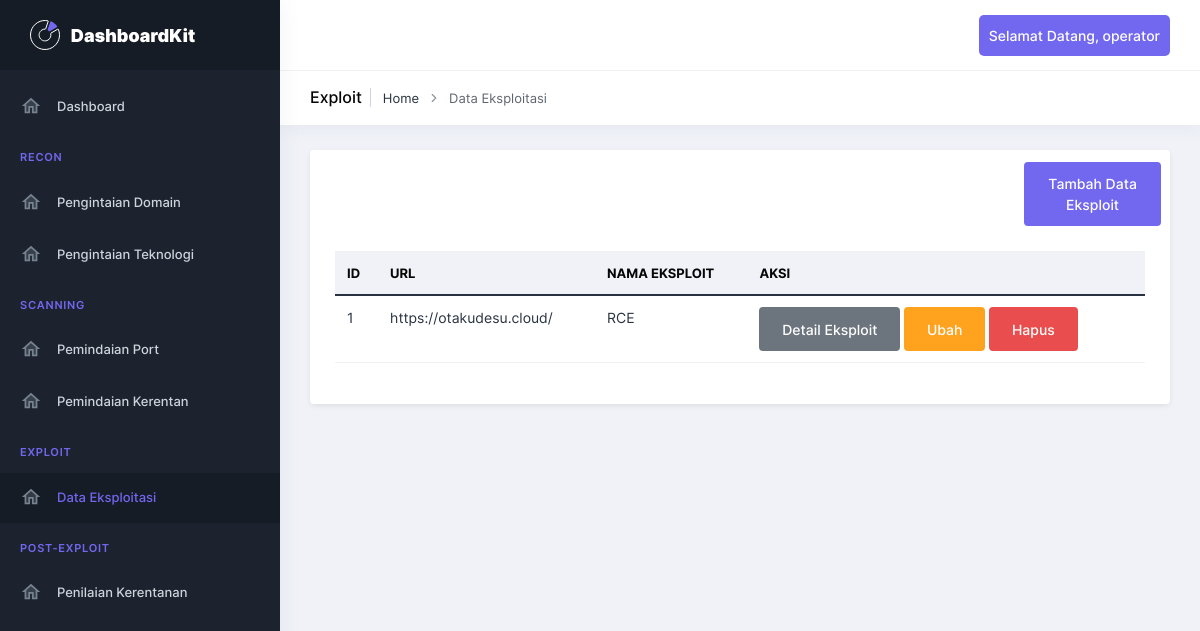
/viewEksploit (signed in), run on the app's committed database.
### models.py (models this page shows, shortened)
class User(db.Model, UserMixin):
    id_user = db.Column(db.Integer, primary_key=True)
    username = db.Column(db.String(150), unique=True, nullable=False)
    password = db.Column(db.String(150), nullable=False)
    role = db.Column(db.String(50), nullable=False)

class Eksploitasi(db.Model):
    id = db.Column(db.Integer, primary_key=True)
    id_user = db.Column(db.Integer, db.ForeignKey('user.id_user'), nullable=False)
    nama_eksploit = db.Column(db.String(100), nullable=False)
    url = db.Column(db.String(100), nullable=False)
    poc = db.Column(db.Text)

### app.py (the view)
@app.route('/viewEksploit',methods=['GET'])
@login_required
@role_required('operator')
def viewEksploit():
    user_role = current_user.role
    username = current_user.username
    return render_template('viewExploit.html',username = username,role=user_role ,data=getDataEksploit())

### app.py (called while the page is built)
def getDataEksploit():
    return Eksploitasi.query.filter_by(id_user=current_user.id_user).all()

@login_manager.user_loader
def load_user(user_id):
    return User.query.get(int(user_id))

### templates/viewExploit.html (shortened to what this page needs)
{% extends "layouts/base.html" %}
{% block content %}
    <section class="pc-container">
        <div class="pcoded-content">
            <div class="page-header">
                <div class="page-block">
                    <div class="row align-items-center">
                        <div class="col-md-12">
                            <div class="page-header-title">
                                <h5 class="m-b-10">Exploit</h5>
                            </div>
                            <ul class="breadcrumb">
                                <li class="breadcrumb-item"><a href="index.html">Home</a></li>
                                <li class="breadcrumb-item"><a href="#!">Data Eksploitasi</a></li>
                            </ul>
                        </div>
                    </div>
                </div>
            </div>
            <div class="row">
                <div class="col-md-12">
                    <div class="card">
                        <button type="button" style="width: 16%; margin-left: 83%;margin-top: 12px;" class="btn btn-primary" data-toggle="modal" data-target="#createEksploitModal">Tambah Data Eksploit</button>
                        <div class="card-body table-border-style">
                            <div class="table-responsive">
                                <table class="table">
                                    <thead>
                                        <tr>
                                            <th>ID</th>
                                            <th>URL</th>
                                            <th>Nama Eksploit</th>
                                            <th>Aksi</th>
                                        </tr>
                                    </thead>
                                    <tbody>
                                        {% for eksploit in data %}
                                        <tr>
                                            <td>{{eksploit.id}}</td>
                                            <td>{{eksploit.url}}</td>
                                            <td>{{eksploit.nama_eksploit}}</td>
                                            <td>
                                                <button type="button" class="btn btn-secondary" onclick="window.location.href = '/detailEksploit/{{eksploit.id}}';">Detail Eksploit</button>
                                                <button type="button" class="btn btn-warning" data-toggle="modal" data-target="#editEksploitModal{{ eksploit.id }}">Ubah</button>
                                                <form action="{{ url_for('deleteEksploit', id=eksploit.id) }}" method="POST" style="display:inline;">
                                                    <button type="submit" class="btn btn-danger">Hapus</button>
                                                </form>
                                            </td>
                                        </tr>
                                        {% endfor %}
                                    </tbody>
                                </table>
                            </div>
                        </div>
                    </div>
                </div>
            </div>
        </div>
    </section>
{% endblock content %}

### templates/includes/navigation.html (shortened to what this page needs)
	<header class="pc-header ">
		<div class="header-wrapper">
			<div class="ms-auto">
				<ul class="list-unstyled">
					<li class="dropdown pc-h-item">
						<a class="pc-head-link dropdown-toggle arrow-none me-0" data-bs-toggle="dropdown" href="#" role="button"
							aria-haspopup="false" aria-expanded="false"style="background-color: #7267EF;  color: white; padding: 10px; border-radius: 5px;">
							Selamat Datang, {{ username }}
						</a>
					</li>
				</ul>
			</div>
		</div>
	</header>

### data on the page
User: username "operator"
Eksploitasi: id "1", url "https://otakudesu.cloud/", nama_eksploit "RCE"
